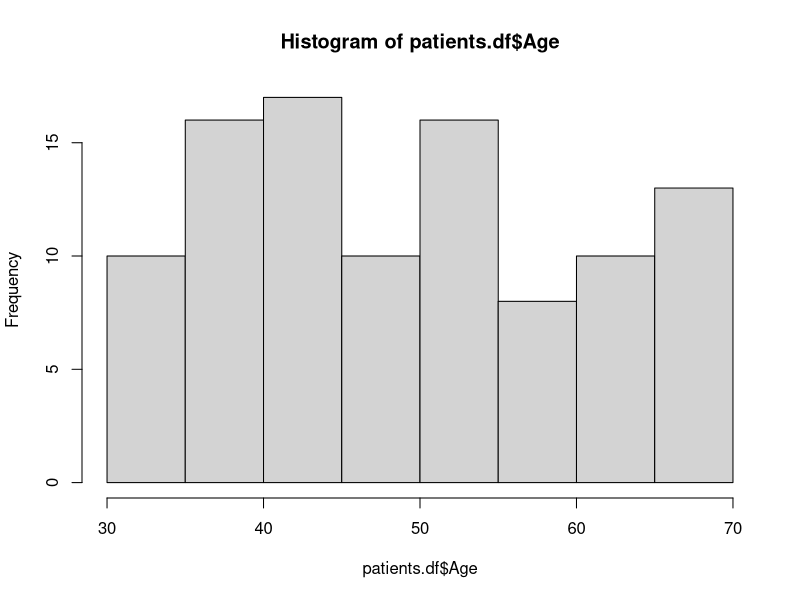
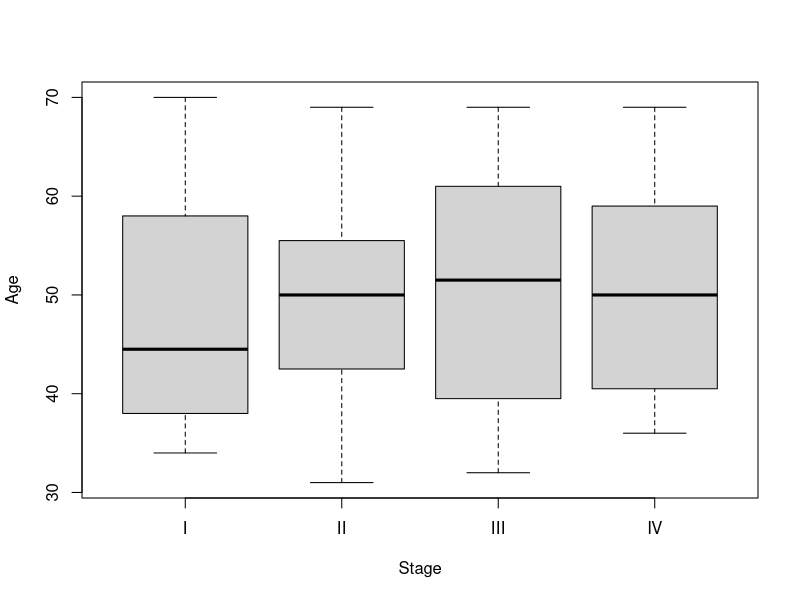

Generate these figures, in order, with R:
## ---- chunk 1
knitr::opts_chunk$set(echo = TRUE)
## ---- chunk 2
patients.df <- data.frame(
  "ID"=paste0("p",1:100)
  ,"Age"=sample(30:70,100,replace = T)
  ,"Stage"=factor(sample(c("I","II","III","IV"),100,replace = T))
  ,stringsAsFactors = F)

head(patients.df)


## ---- chunk 3

quantile(patients.df$Age)
hist(patients.df$Age)


## ---- chunk 4
summary(patients.df$Stage)

boxplot(Age ~ Stage, patients.df)

